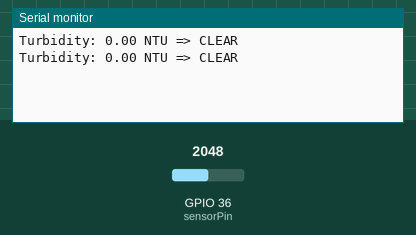
Simulated run of this sketch. Board: ESP32. Shown: the last lines printed to the serial monitor. The inputs (shaded band) are chosen by the test bench; at power-on: GPIO 36 (sensorPin) = 2048.

Above: at 1.8 s.
1.9 s: GPIO 36 (sensorPin) set to 670
At 2.8 s:
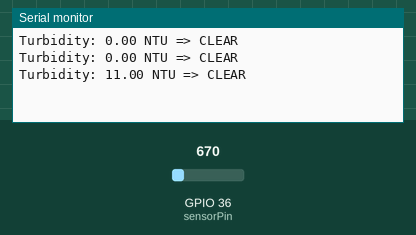
3.4 s: GPIO 36 (sensorPin) set to 554
At 4.6 s:
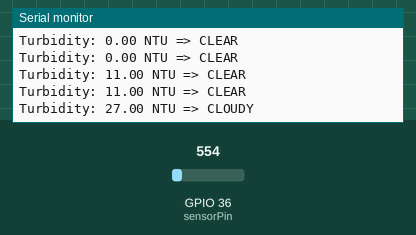
6.5 s: GPIO 36 (sensorPin) set to 415
At 7.8 s:
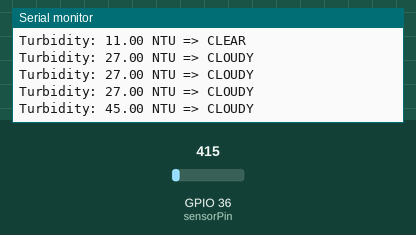
8.0 s: GPIO 36 (sensorPin) set to 365
At 8.8 s:
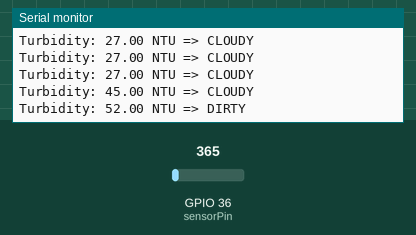

Measured:
- the behaviour switches between 608 and 607 on GPIO 36 (sensorPin) (found by bisection; images 1 and 2)
- the behaviour switches between 383 and 382 on GPIO 36 (sensorPin) (found by bisection; images 3 and 4)
- after the input at 1.9 s, the serial monitor: prints a new line after 0.10 s (image 1)
- after the input at 3.4 s, the serial monitor: prints a new line after 0.60 s (image 2)
- after the input at 6.5 s, the serial monitor: prints a new line after 0.50 s (image 3)
- after the input at 8.0 s, the serial monitor: prints a new line at once (image 4)

The sketch:

tudbidity.ino
```cpp
// turbi dity
int sensorPin = 36;  // Pin for ESP32
int sensorValue = 0;
float turbidity = 0;

void setup() {
  Serial.begin(9600);
}

void loop() {
  sensorValue = analogRead(sensorPin);  // Read sensor value

  // Map sensor value to turbidity range
  turbidity = map(sensorValue, 0, 750, 100, 0);

  // Clip turbidity values to ensure proper NTU range
  if (turbidity < 0) turbidity = 0;
  if (turbidity > 100) turbidity = 100;

  // Print turbidity value with water quality status
  Serial.print("Turbidity: ");
  Serial.print(turbidity);
  Serial.print(" NTU => ");

  if (turbidity < 20) {
    Serial.println("CLEAR");
  }
  else if (turbidity >= 20 && turbidity < 50) {
    Serial.println("CLOUDY");
  }
  else {
    Serial.println("DIRTY");
  }

  delay(1000);  // Wait before next reading
}
```
